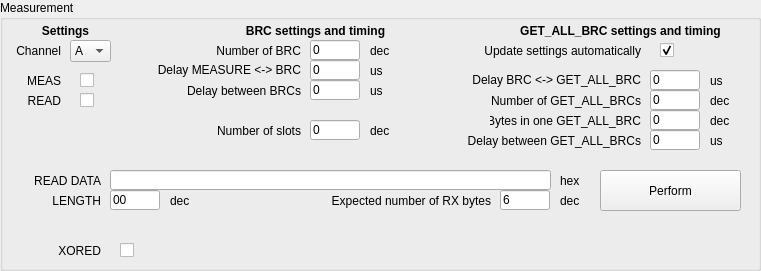
    <widget class="QGroupBox" name="groupBox_3">
     <property name="geometry">
      <rect>
       <x>10</x>
       <y>450</y>
       <width>761</width>
       <height>271</height>
      </rect>
     </property>
     <property name="title">
      <string>Measurement</string>
     </property>
     <widget class="QLineEdit" name="lineEditBRCReadData">
      <property name="geometry">
       <rect>
        <x>110</x>
        <y>170</y>
        <width>441</width>
        <height>20</height>
       </rect>
      </property>
      <property name="minimumSize">
       <size>
        <width>150</width>
        <height>0</height>
       </size>
      </property>
      <property name="accessibleName">
       <string/>
      </property>
      <property name="inputMask">
       <string/>
      </property>
      <property name="text">
       <string/>
      </property>
      <property name="readOnly">
       <bool>true</bool>
      </property>
     </widget>
     <widget class="CustomControls::PushButton" name="pushButtonSPIWriteRead_2">
      <property name="geometry">
       <rect>
        <x>600</x>
        <y>170</y>
        <width>141</width>
        <height>41</height>
       </rect>
      </property>
      <property name="accessibleName">
       <string>PerformMeasurement()</string>
      </property>
      <property name="text">
       <string>Perform</string>
      </property>
     </widget>
     <widget class="QLabel" name="label_23">
      <property name="geometry">
       <rect>
        <x>370</x>
        <y>80</y>
        <width>91</width>
        <height>21</height>
       </rect>
      </property>
      <property name="text">
       <string>us</string>
      </property>
     </widget>
     <widget class="QLabel" name="label_24">
      <property name="geometry">
       <rect>
        <x>560</x>
        <y>170</y>
        <width>41</width>
        <height>21</height>
       </rect>
      </property>
      <property name="text">
       <string>hex</string>
      </property>
     </widget>
     <widget class="CustomControls::LineEdit" name="lineEditBRC">
      <property name="geometry">
       <rect>
        <x>310</x>
        <y>80</y>
        <width>50</width>
        <height>20</height>
       </rect>
      </property>
      <property name="minimumSize">
       <size>
        <width>50</width>
        <height>0</height>
       </size>
      </property>
      <property name="accessibleName">
       <string>SSI_BRC_BRC_DELAY</string>
      </property>
      <property name="inputMask">
       <string/>
      </property>
      <property name="text">
       <string>0</string>
      </property>
     </widget>
     <widget class="QLabel" name="label_25">
      <property name="geometry">
       <rect>
        <x>0</x>
        <y>40</y>
        <width>61</width>
        <height>21</height>
       </rect>
      </property>
      <property name="text">
       <string>Channel</string>
      </property>
      <property name="alignment">
       <set>Qt::AlignRight|Qt::AlignTrailing|Qt::AlignVCenter</set>
      </property>
     </widget>
     <widget class="QLabel" name="label_26">
      <property name="geometry">
       <rect>
        <x>110</x>
        <y>80</y>
        <width>191</width>
        <height>21</height>
       </rect>
      </property>
      <property name="text">
       <string>Delay between BRCs</string>
      </property>
      <property name="alignment">
       <set>Qt::AlignRight|Qt::AlignTrailing|Qt::AlignVCenter</set>
      </property>
     </widget>
     <widget class="QLabel" name="label_27">
      <property name="geometry">
       <rect>
        <x>0</x>
        <y>170</y>
        <width>101</width>
        <height>21</height>
       </rect>
      </property>
      <property name="text">
       <string>READ DATA</string>
      </property>
      <property name="alignment">
       <set>Qt::AlignRight|Qt::AlignTrailing|Qt::AlignVCenter</set>
      </property>
     </widget>
     <widget class="QLabel" name="label_28">
      <property name="geometry">
       <rect>
        <x>0</x>
        <y>190</y>
        <width>101</width>
        <height>21</height>
       </rect>
      </property>
      <property name="text">
       <string>LENGTH</string>
      </property>
      <property name="alignment">
       <set>Qt::AlignRight|Qt::AlignTrailing|Qt::AlignVCenter</set>
      </property>
     </widget>
     <widget class="QLineEdit" name="lineEditBRCReadDataCount">
      <property name="geometry">
       <rect>
        <x>110</x>
        <y>190</y>
        <width>50</width>
        <height>20</height>
       </rect>
      </property>
      <property name="minimumSize">
       <size>
        <width>50</width>
        <height>0</height>
       </size>
      </property>
      <property name="accessibleName">
       <string/>
      </property>
      <property name="inputMask">
       <string/>
      </property>
      <property name="text">
       <string>00</string>
      </property>
      <property name="readOnly">
       <bool>true</bool>
      </property>
     </widget>
     <widget class="QLabel" name="label_29">
      <property name="geometry">
       <rect>
        <x>710</x>
        <y>90</y>
        <width>41</width>
        <height>21</height>
       </rect>
      </property>
      <property name="text">
       <string>dec</string>
      </property>
     </widget>
     <widget class="QLabel" name="label_30">
      <property name="geometry">
       <rect>
        <x>170</x>
        <y>190</y>
        <width>41</width>
        <height>21</height>
       </rect>
      </property>
      <property name="text">
       <string>dec</string>
      </property>
     </widget>
     <widget class="CustomControls::LineEdit" name="lineEditBRC_3">
      <property name="geometry">
       <rect>
        <x>650</x>
        <y>90</y>
        <width>50</width>
        <height>20</height>
       </rect>
      </property>
      <property name="minimumSize">
       <size>
        <width>50</width>
        <height>0</height>
       </size>
      </property>
      <property name="accessibleName">
       <string>SSI_GET_COUNT</string>
      </property>
      <property name="inputMask">
       <string/>
      </property>
      <property name="text">
       <string>0</string>
      </property>
     </widget>
     <widget class="CustomControls::LineEdit" name="lineEditBRC_4">
      <property name="geometry">
       <rect>
        <x>310</x>
        <y>40</y>
        <width>50</width>
        <height>20</height>
       </rect>
      </property>
      <property name="minimumSize">
       <size>
        <width>50</width>
        <height>0</height>
       </size>
      </property>
      <property name="accessibleName">
       <string>SSI_BRC_COUNT</string>
      </property>
      <property name="inputMask">
       <string/>
      </property>
      <property name="text">
       <string>0</string>
      </property>
     </widget>
     <widget class="QLabel" name="label_31">
      <property name="geometry">
       <rect>
        <x>140</x>
        <y>40</y>
        <width>161</width>
        <height>21</height>
       </rect>
      </property>
      <property name="text">
       <string>Number of BRC</string>
      </property>
      <property name="alignment">
       <set>Qt::AlignRight|Qt::AlignTrailing|Qt::AlignVCenter</set>
      </property>
     </widget>
     <widget class="QLabel" name="label_35">
      <property name="geometry">
       <rect>
        <x>490</x>
        <y>90</y>
        <width>151</width>
        <height>21</height>
       </rect>
      </property>
      <property name="text">
       <string>Number of GET_ALL_BRCs</string>
      </property>
      <property name="alignment">
       <set>Qt::AlignRight|Qt::AlignTrailing|Qt::AlignVCenter</set>
      </property>
     </widget>
     <widget class="QLabel" name="label_34">
      <property name="geometry">
       <rect>
        <x>370</x>
        <y>40</y>
        <width>41</width>
        <height>21</height>
       </rect>
      </property>
      <property name="text">
       <string>dec</string>
      </property>
     </widget>
     <widget class="CustomControls::LineEdit" name="lineEditBRC_6">
      <property name="geometry">
       <rect>
        <x>500</x>
        <y>190</y>
        <width>50</width>
        <height>20</height>
       </rect>
      </property>
      <property name="minimumSize">
       <size>
        <width>50</width>
        <height>0</height>
       </size>
      </property>
      <property name="accessibleName">
       <string>BRC_RESP_LENGTH</string>
      </property>
      <property name="inputMask">
       <string/>
      </property>
      <property name="text">
       <string>6</string>
      </property>
     </widget>
     <widget class="QLabel" name="label_37">
      <property name="geometry">
       <rect>
        <x>290</x>
        <y>190</y>
        <width>201</width>
        <height>21</height>
       </rect>
      </property>
      <property name="text">
       <string>Expected number of RX bytes</string>
      </property>
      <property name="alignment">
       <set>Qt::AlignRight|Qt::AlignTrailing|Qt::AlignVCenter</set>
      </property>
     </widget>
     <widget class="QLabel" name="label_38">
      <property name="geometry">
       <rect>
        <x>560</x>
        <y>190</y>
        <width>41</width>
        <height>21</height>
       </rect>
      </property>
      <property name="text">
       <string>dec</string>
      </property>
     </widget>
     <widget class="QLabel" name="label_59">
      <property name="geometry">
       <rect>
        <x>370</x>
        <y>60</y>
        <width>111</width>
        <height>21</height>
       </rect>
      </property>
      <property name="text">
       <string>us</string>
      </property>
     </widget>
     <widget class="CustomControls::LineEdit" name="lineEditBRC_7">
      <property name="geometry">
       <rect>
        <x>310</x>
        <y>60</y>
        <width>50</width>
        <height>20</height>
       </rect>
      </property>
      <property name="minimumSize">
       <size>
        <width>50</width>
        <height>0</height>
       </size>
      </property>
      <property name="accessibleName">
       <string>SSI_MEAS_BRC_DELAY</string>
      </property>
      <property name="inputMask">
       <string/>
      </property>
      <property name="text">
       <string>0</string>
      </property>
     </widget>
     <widget class="QLabel" name="label_60">
      <property name="geometry">
       <rect>
        <x>110</x>
        <y>60</y>
        <width>191</width>
        <height>21</height>
       </rect>
      </property>
      <property name="text">
       <string>Delay MEASURE &lt;-&gt; BRC</string>
      </property>
      <property name="alignment">
       <set>Qt::AlignRight|Qt::AlignTrailing|Qt::AlignVCenter</set>
      </property>
     </widget>
     <widget class="CustomControls::ComboBox" name="comboBoxS1R1_3">
      <property name="geometry">
       <rect>
        <x>70</x>
        <y>40</y>
        <width>41</width>
        <height>22</height>
       </rect>
      </property>
      <property name="accessibleName">
       <string>SSI_CHANNEL</string>
      </property>
      <item>
       <property name="text">
        <string>A</string>
       </property>
      </item>
      <item>
       <property name="text">
        <string>B</string>
       </property>
      </item>
     </widget>
     <widget class="QLabel" name="label_64">
      <property name="geometry">
       <rect>
        <x>430</x>
        <y>70</y>
        <width>211</width>
        <height>21</height>
       </rect>
      </property>
      <property name="text">
       <string>Delay BRC &lt;-&gt; GET_ALL_BRC</string>
      </property>
      <property name="alignment">
       <set>Qt::AlignRight|Qt::AlignTrailing|Qt::AlignVCenter</set>
      </property>
     </widget>
     <widget class="CustomControls::LineEdit" name="lineEditBRC_8">
      <property name="geometry">
       <rect>
        <x>650</x>
        <y>70</y>
        <width>50</width>
        <height>20</height>
       </rect>
      </property>
      <property name="minimumSize">
       <size>
        <width>50</width>
        <height>0</height>
       </size>
      </property>
      <property name="accessibleName">
       <string>SSI_BRC_GET_DELAY</string>
      </property>
      <property name="inputMask">
       <string/>
      </property>
      <property name="text">
       <string>0</string>
      </property>
     </widget>
     <widget class="CustomControls::LineEdit" name="lineEditBRC_5">
      <property name="geometry">
       <rect>
        <x>650</x>
        <y>130</y>
        <width>50</width>
        <height>20</height>
       </rect>
      </property>
      <property name="minimumSize">
       <size>
        <width>50</width>
        <height>0</height>
       </size>
      </property>
      <property name="accessibleName">
       <string>SSI_GET_GET_DELAY</string>
      </property>
      <property name="inputMask">
       <string/>
      </property>
      <property name="text">
       <string>0</string>
      </property>
     </widget>
     <widget class="QLabel" name="label_66">
      <property name="geometry">
       <rect>
        <x>710</x>
        <y>110</y>
        <width>41</width>
        <height>21</height>
       </rect>
      </property>
      <property name="text">
       <string>dec</string>
      </property>
     </widget>
     <widget class="QLabel" name="label_67">
      <property name="geometry">
       <rect>
        <x>490</x>
        <y>110</y>
        <width>151</width>
        <height>21</height>
       </rect>
      </property>
      <property name="text">
       <string>Bytes in one GET_ALL_BRC</string>
      </property>
      <property name="alignment">
       <set>Qt::AlignRight|Qt::AlignTrailing|Qt::AlignVCenter</set>
      </property>
     </widget>
     <widget class="QLabel" name="label_68">
      <property name="geometry">
       <rect>
        <x>710</x>
        <y>130</y>
        <width>41</width>
        <height>21</height>
       </rect>
      </property>
      <property name="text">
       <string>us</string>
      </property>
     </widget>
     <widget class="QLabel" name="label_69">
      <property name="geometry">
       <rect>
        <x>430</x>
        <y>130</y>
        <width>211</width>
        <height>21</height>
       </rect>
      </property>
      <property name="text">
       <string>Delay between GET_ALL_BRCs</string>
      </property>
      <property name="alignment">
       <set>Qt::AlignRight|Qt::AlignTrailing|Qt::AlignVCenter</set>
      </property>
     </widget>
     <widget class="CustomControls::LineEdit" name="lineEditBRC_9">
      <property name="geometry">
       <rect>
        <x>650</x>
        <y>110</y>
        <width>50</width>
        <height>20</height>
       </rect>
      </property>
      <property name="minimumSize">
       <size>
        <width>50</width>
        <height>0</height>
       </size>
      </property>
      <property name="accessibleName">
       <string>SSI_GET_BYTES</string>
      </property>
      <property name="inputMask">
       <string/>
      </property>
      <property name="text">
       <string>0</string>
      </property>
     </widget>
     <widget class="CustomControls::CheckBox" name="checkBox_40">
      <property name="geometry">
       <rect>
        <x>80</x>
        <y>70</y>
        <width>21</width>
        <height>20</height>
       </rect>
      </property>
      <property name="accessibleName">
       <string>SSI_MEAS</string>
      </property>
      <property name="text">
       <string/>
      </property>
     </widget>
     <widget class="CustomControls::CheckBox" name="checkBox_41">
      <property name="geometry">
       <rect>
        <x>80</x>
        <y>90</y>
        <width>21</width>
        <height>20</height>
       </rect>
      </property>
      <property name="accessibleName">
       <string>SSI_READ</string>
      </property>
      <property name="text">
       <string/>
      </property>
     </widget>
     <widget class="QLabel" name="label_70">
      <property name="geometry">
       <rect>
        <x>-50</x>
        <y>90</y>
        <width>111</width>
        <height>21</height>
       </rect>
      </property>
      <property name="text">
       <string>READ</string>
      </property>
      <property name="alignment">
       <set>Qt::AlignRight|Qt::AlignTrailing|Qt::AlignVCenter</set>
      </property>
     </widget>
     <widget class="QLabel" name="label_71">
      <property name="geometry">
       <rect>
        <x>-50</x>
        <y>70</y>
        <width>111</width>
        <height>21</height>
       </rect>
      </property>
      <property name="text">
       <string>MEAS</string>
      </property>
      <property name="alignment">
       <set>Qt::AlignRight|Qt::AlignTrailing|Qt::AlignVCenter</set>
      </property>
     </widget>
     <widget class="QLabel" name="label_72">
      <property name="geometry">
       <rect>
        <x>10</x>
        <y>20</y>
        <width>111</width>
        <height>21</height>
       </rect>
      </property>
      <property name="font">
       <font>
        <weight>75</weight>
        <bold>true</bold>
       </font>
      </property>
      <property name="text">
       <string>Settings</string>
      </property>
      <property name="alignment">
       <set>Qt::AlignCenter</set>
      </property>
     </widget>
     <widget class="QLabel" name="label_135">
      <property name="geometry">
       <rect>
        <x>240</x>
        <y>20</y>
        <width>151</width>
        <height>21</height>
       </rect>
      </property>
      <property name="font">
       <font>
        <weight>75</weight>
        <bold>true</bold>
       </font>
      </property>
      <property name="text">
       <string>BRC settings and timing</string>
      </property>
      <property name="alignment">
       <set>Qt::AlignCenter</set>
      </property>
     </widget>
     <widget class="QLabel" name="label_136">
      <property name="geometry">
       <rect>
        <x>500</x>
        <y>20</y>
        <width>241</width>
        <height>21</height>
       </rect>
      </property>
      <property name="font">
       <font>
        <weight>75</weight>
        <bold>true</bold>
       </font>
      </property>
      <property name="text">
       <string>GET_ALL_BRC settings and timing</string>
      </property>
      <property name="alignment">
       <set>Qt::AlignCenter</set>
      </property>
     </widget>
     <widget class="QLabel" name="label_65">
      <property name="geometry">
       <rect>
        <x>710</x>
        <y>70</y>
        <width>41</width>
        <height>21</height>
       </rect>
      </property>
      <property name="text">
       <string>us</string>
      </property>
     </widget>
     <widget class="QCheckBox" name="checkBoxUpdateGABauto">
      <property name="geometry">
       <rect>
        <x>660</x>
        <y>40</y>
        <width>21</width>
        <height>20</height>
       </rect>
      </property>
      <property name="accessibleName">
       <string/>
      </property>
      <property name="text">
       <string/>
      </property>
      <property name="checked">
       <bool>true</bool>
      </property>
     </widget>
     <widget class="QLabel" name="label_137">
      <property name="geometry">
       <rect>
        <x>430</x>
        <y>40</y>
        <width>211</width>
        <height>21</height>
       </rect>
      </property>
      <property name="text">
       <string>Update settings automatically</string>
      </property>
      <property name="alignment">
       <set>Qt::AlignRight|Qt::AlignTrailing|Qt::AlignVCenter</set>
      </property>
     </widget>
     <widget class="QLabel" name="label_33">
      <property name="geometry">
       <rect>
        <x>110</x>
        <y>120</y>
        <width>191</width>
        <height>21</height>
       </rect>
      </property>
      <property name="text">
       <string>Number of slots</string>
      </property>
      <property name="alignment">
       <set>Qt::AlignRight|Qt::AlignTrailing|Qt::AlignVCenter</set>
      </property>
     </widget>
     <widget class="CustomControls::LineEdit" name="lineEditBRC_2">
      <property name="geometry">
       <rect>
        <x>310</x>
        <y>120</y>
        <width>50</width>
        <height>20</height>
       </rect>
      </property>
      <property name="minimumSize">
       <size>
        <width>50</width>
        <height>0</height>
       </size>
      </property>
      <property name="accessibleName">
       <string>SSI_SLOT_COUNT</string>
      </property>
      <property name="inputMask">
       <string/>
      </property>
      <property name="text">
       <string>0</string>
      </property>
     </widget>
     <widget class="QLabel" name="label_36">
      <property name="geometry">
       <rect>
        <x>370</x>
        <y>120</y>
        <width>41</width>
        <height>21</height>
       </rect>
      </property>
      <property name="text">
       <string>dec</string>
      </property>
     </widget>
     <widget class="QLabel" name="label_142">
      <property name="geometry">
       <rect>
        <x>20</x>
        <y>240</y>
        <width>81</width>
        <height>21</height>
       </rect>
      </property>
      <property name="text">
       <string>XORED</string>
      </property>
      <property name="alignment">
       <set>Qt::AlignRight|Qt::AlignTrailing|Qt::AlignVCenter</set>
      </property>
     </widget>
     <widget class="CustomControls::CheckBox" name="checkBox_42">
      <property name="geometry">
       <rect>
        <x>120</x>
        <y>240</y>
        <width>21</width>
        <height>20</height>
       </rect>
      </property>
      <property name="accessibleName">
       <string>SSI_XOR</string>
      </property>
      <property name="text">
       <string/>
      </property>
     </widget>
    </widget>
